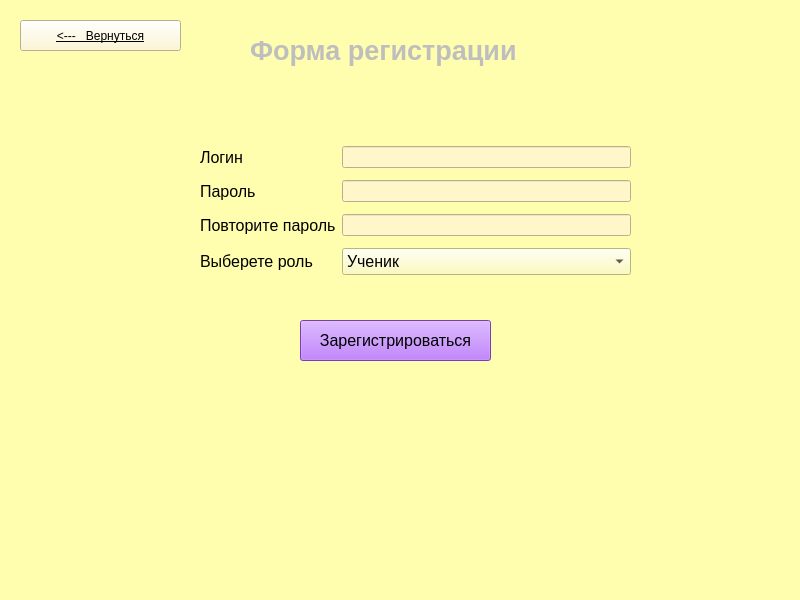
<?xml version="1.0" encoding="UTF-8"?>
<ui version="4.0">
 <class>MainWindow</class>
 <widget class="QMainWindow" name="MainWindow">
  <property name="geometry">
   <rect>
    <x>0</x>
    <y>0</y>
    <width>800</width>
    <height>600</height>
   </rect>
  </property>
  <property name="windowTitle">
   <string>MainWindow</string>
  </property>
  <property name="styleSheet">
   <string notr="true">background-color: rgb(255, 253, 174);</string>
  </property>
  <widget class="QWidget" name="centralwidget">
   <widget class="QPushButton" name="registration_button">
    <property name="geometry">
     <rect>
      <x>300</x>
      <y>320</y>
      <width>191</width>
      <height>41</height>
     </rect>
    </property>
    <property name="font">
     <font>
      <pointsize>12</pointsize>
     </font>
    </property>
    <property name="autoFillBackground">
     <bool>false</bool>
    </property>
    <property name="styleSheet">
     <string notr="true">background-color: rgb(170, 85, 255);</string>
    </property>
    <property name="text">
     <string>Зарегистрироваться</string>
    </property>
   </widget>
   <widget class="QLabel" name="label_4">
    <property name="enabled">
     <bool>false</bool>
    </property>
    <property name="geometry">
     <rect>
      <x>250</x>
      <y>20</y>
      <width>291</width>
      <height>61</height>
     </rect>
    </property>
    <property name="font">
     <font>
      <pointsize>20</pointsize>
      <weight>75</weight>
      <bold>true</bold>
     </font>
    </property>
    <property name="text">
     <string>Форма регистрации</string>
    </property>
   </widget>
   <widget class="QWidget" name="gridLayoutWidget">
    <property name="geometry">
     <rect>
      <x>200</x>
      <y>140</y>
      <width>431</width>
      <height>141</height>
     </rect>
    </property>
    <layout class="QGridLayout" name="gridLayout">
     <item row="2" column="0">
      <widget class="QLabel" name="label">
       <property name="font">
        <font>
         <pointsize>12</pointsize>
        </font>
       </property>
       <property name="text">
        <string>Повторите пароль</string>
       </property>
      </widget>
     </item>
     <item row="1" column="0">
      <widget class="QLabel" name="label_2">
       <property name="font">
        <font>
         <pointsize>12</pointsize>
        </font>
       </property>
       <property name="text">
        <string>Пароль</string>
       </property>
      </widget>
     </item>
     <item row="0" column="0">
      <widget class="QLabel" name="label_3">
       <property name="font">
        <font>
         <pointsize>12</pointsize>
        </font>
       </property>
       <property name="text">
        <string>Логин</string>
       </property>
      </widget>
     </item>
     <item row="0" column="1">
      <widget class="QLineEdit" name="loginEdit">
       <property name="styleSheet">
        <string notr="true">background-color: rgb(255, 247, 201);</string>
       </property>
      </widget>
     </item>
     <item row="1" column="1">
      <widget class="QLineEdit" name="password1Edit">
       <property name="styleSheet">
        <string notr="true">background-color: rgb(255, 247, 201);</string>
       </property>
      </widget>
     </item>
     <item row="2" column="1">
      <widget class="QLineEdit" name="password2Edit">
       <property name="styleSheet">
        <string notr="true">background-color: rgb(255, 247, 201);</string>
       </property>
      </widget>
     </item>
     <item row="3" column="1">
      <widget class="QComboBox" name="comboBox">
       <property name="font">
        <font>
         <pointsize>12</pointsize>
        </font>
       </property>
       <item>
        <property name="text">
         <string>Ученик</string>
        </property>
       </item>
       <item>
        <property name="text">
         <string>Учитель</string>
        </property>
       </item>
      </widget>
     </item>
     <item row="3" column="0">
      <widget class="QLabel" name="label_5">
       <property name="font">
        <font>
         <pointsize>12</pointsize>
        </font>
       </property>
       <property name="text">
        <string>Выберете роль</string>
       </property>
      </widget>
     </item>
    </layout>
   </widget>
   <widget class="QPushButton" name="pushButton">
    <property name="geometry">
     <rect>
      <x>20</x>
      <y>20</y>
      <width>161</width>
      <height>31</height>
     </rect>
    </property>
    <property name="styleSheet">
     <string notr="true">background-color: rgb(255, 247, 201);
font: 75 11pt &quot;MS Shell Dlg 2&quot;;
text-decoration: underline;</string>
    </property>
    <property name="text">
     <string>&lt;---   Вернуться</string>
    </property>
   </widget>
  </widget>
  <widget class="QStatusBar" name="statusbar"/>
 </widget>
 <resources/>
 <connections/>
</ui>
